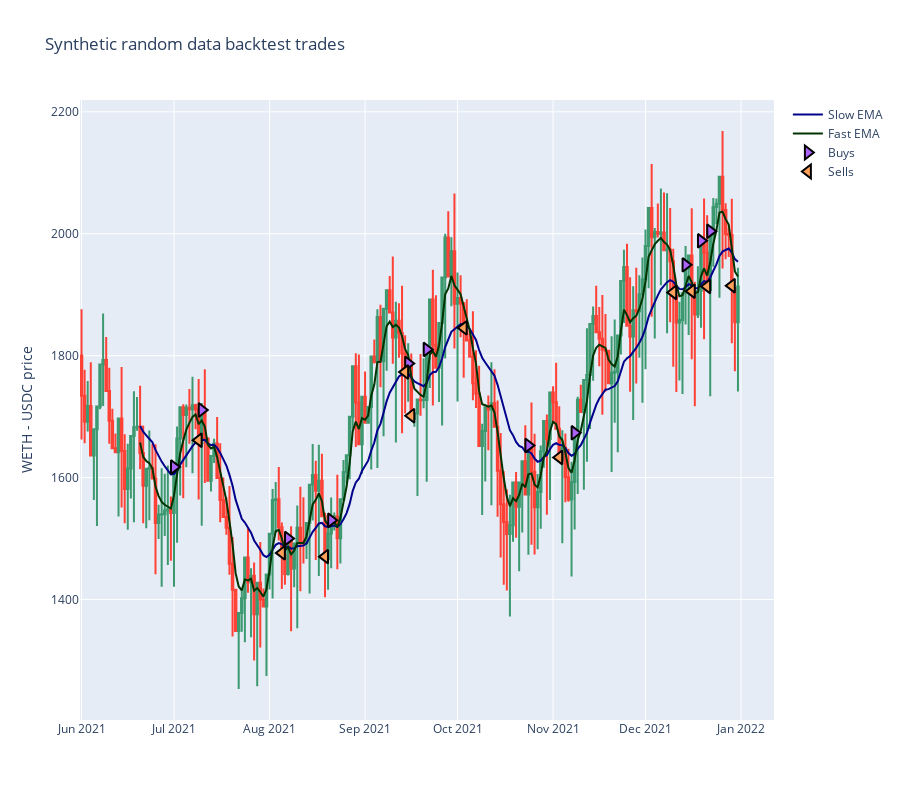

Source (notebook cell):
### Code cell
from tradeexecutor.visual.single_pair import visualise_single_pair

figure = visualise_single_pair(state, universe.universe.candles)

figure.show()

### Figure 1 — Plotly figure (JSON) as saved in the notebook; plotly's stock layout.template omitted (floating-point values rounded to 4 significant figures; data arrays with more than 128 entries replaced by an {"elided": "..."} marker saying what was removed)
{"data": [{"close": {"elided": "214 float values"}, "high": {"elided": "214 float values"}, "low": {"elided": "214 float values"}, "open": {"elided": "214 float values"}, "showlegend": false, "x": {"elided": "214 str values"}, "type": "candlestick", "xaxis": "x", "yaxis": "y"}, {"line": {"color": "darkblue"}, "mode": "lines", "name": "Slow EMA", "x": {"elided": "195 str values"}, "y": {"elided": "195 float values"}, "type": "scatter"}, {"line": {"color": "#003300"}, "mode": "lines", "name": "Fast EMA", "x": {"elided": "195 str values"}, "y": {"elided": "195 float values"}, "type": "scatter"}, {"marker": {"line": {"color": "black", "width": 2}, "size": 12, "symbol": "triangle-right"}, "mode": "markers", "name": "Buys", "text": ["Buy WETH @ 1617.294181387555", "Buy WETH @ 1710.9296221594425", "Buy WETH @ 1500.163988701788", "Buy WETH @ 1530.2065789802627", "Buy WETH @ 1787.2060872165198", "Buy WETH @ 1810.257723473059", "Buy WETH @ 1652.7910689883581", "Buy WETH @ 1673.4884002378205", "Buy WETH @ 1949.0033678921802", "Buy WETH @ 1988.4409974883013", "Buy WETH @ 2004.1567003205973"], "x": ["2021-07-01T00:00:00", "2021-07-10T00:00:00", "2021-08-07T00:00:00", "2021-08-21T00:00:00", "2021-09-15T00:00:00", "2021-09-21T00:00:00", "2021-10-24T00:00:00", "2021-11-08T00:00:00", "2021-12-14T00:00:00", "2021-12-19T00:00:00", "2021-12-22T00:00:00"], "y": [1617.0, 1711.0, 1500.0, 1530.0, 1787.0, 1810.0, 1653.0, 1673.0, 1949.0, 1988.0, 2004.0], "type": "scatter", "xaxis": "x", "yaxis": "y"}, {"marker": {"line": {"color": "black", "width": 2}, "size": 12, "symbol": "triangle-left"}, "mode": "markers", "name": "Sells", "text": ["Sell WETH @ 1661.333561003677", "Sell WETH @ 1476.5092410316115", "Sell WETH @ 1470.4031026041337", "Sell WETH @ 1773.1844277917558", "Sell WETH @ 1701.4717282383456", "Sell WETH @ 1845.6421021555614", "Sell WETH @ 1633.1091301635004", "Sell WETH @ 1903.777610455882", "Sell WETH @ 1905.8033616323276", "Sell WETH @ 1913.6151314138842", "Sell WETH @ 1914.7741727020375"], "x": ["2021-07-09T00:00:00", "2021-08-05T00:00:00", "2021-08-19T00:00:00", "2021-09-14T00:00:00", "2021-09-16T00:00:00", "2021-10-03T00:00:00", "2021-11-03T00:00:00", "2021-12-10T00:00:00", "2021-12-16T00:00:00", "2021-12-21T00:00:00", "2021-12-29T00:00:00"], "y": [1661.0, 1477.0, 1470.0, 1773.0, 1701.0, 1846.0, 1633.0, 1904.0, 1906.0, 1914.0, 1915.0], "type": "scatter", "xaxis": "x", "yaxis": "y"}], "layout": {"xaxis": {"anchor": "y", "domain": [0.0, 1.0], "rangeslider": {"visible": false}}, "yaxis": {"anchor": "x", "domain": [0.0, 1.0], "title": {"text": "WETH - USDC price"}, "showgrid": true}, "title": {"text": "Synthetic random data backtest trades"}, "height": 800}}
